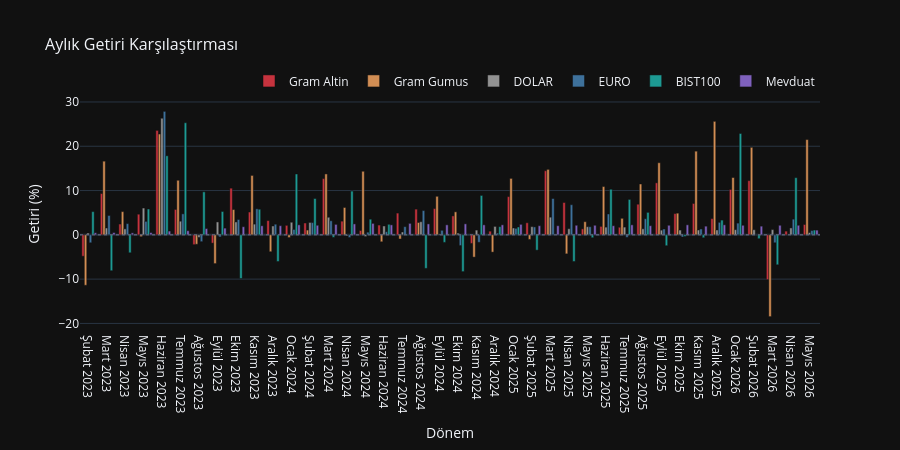
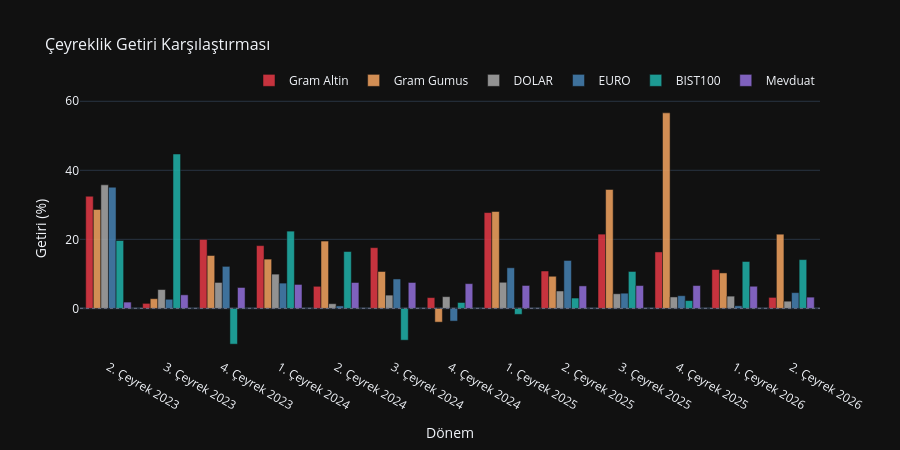

Notebook cell for these charts, in order:
### Markdown cell above
### Dönemsel Getiri Karşılaştırması (Aylık / Çeyreklik)

**Ne gösterir:** Her dönemin (ay veya çeyrek) son günündeki kapanış değeri üzerinden hesaplanan
yüzde getiriyi gruplanmış çubuk grafik olarak sunar. Hover'da ilgili dönemin tam getirisi okunur.

**Nasıl okunur:**
- **Sıfır çizgisinin üstü:** o dönemde kazanç.
- **Sıfır çizgisinin altı:** o dönemde değer kaybı.
- Aynı dönemde farklı renkteki çubukları kıyaslayarak hangi varlığın öne çıktığını görün.
- Örneğin yüksek enflasyon dönemlerinde Altın çubuklarının diğerlerine göre konumuna bakın.

### Code cell
# Aylık dönemsel getiri karşılaştırması
fig_monthly = build_period_bar_chart(analysis_df, freq="ME")
fig_monthly.show()

# Çeyreklik dönemsel getiri karşılaştırması
fig_quarterly = build_period_bar_chart(analysis_df, freq="QE")
fig_quarterly.show()

### Figure 1 — Plotly figure (JSON) as saved in the notebook; plotly's stock layout.template omitted (floating-point values rounded to 4 significant figures)
{"data": [{"hovertemplate": "<b>Gram Altin</b><br>Dönem: %{x}<br>Getiri: %{y:+.2f}%<extra></extra>", "marker": {"color": "#E63946"}, "name": "Gram Altin", "opacity": 0.85, "type": "bar", "x": ["Şubat 2023", "Mart 2023", "Nisan 2023", "Mayıs 2023", "Haziran 2023", "Temmuz 2023", "Ağustos 2023", "Eylül 2023", "Ekim 2023", "Kasım 2023", "Aralık 2023", "Ocak 2024", "Şubat 2024", "Mart 2024", "Nisan 2024", "Mayıs 2024", "Haziran 2024", "Temmuz 2024", "Ağustos 2024", "Eylül 2024", "Ekim 2024", "Kasım 2024", "Aralık 2024", "Ocak 2025", "Şubat 2025", "Mart 2025", "Nisan 2025", "Mayıs 2025", "Haziran 2025", "Temmuz 2025", "Ağustos 2025", "Eylül 2025", "Ekim 2025", "Kasım 2025", "Aralık 2025", "Ocak 2026", "Şubat 2026", "Mart 2026", "Nisan 2026", "Mayıs 2026"], "y": [-4.83, 9.32, 2.44, 4.66, 23.58, 5.73, -2.22, -1.87, 10.54, 5.15, 3.22, 2.14, 2.67, 12.7, 3.09, 0.98, 2.21, 4.91, 5.81, 5.93, 4.28, -1.94, 0.83, 8.63, 2.73, 14.47, 7.3, 1.35, 1.91, 1.71, 6.92, 11.74, 4.8, 7.08, 3.67, 10.25, 12.24, -10.1, 0.84, 2.33]}, {"hovertemplate": "<b>Gram Gumus</b><br>Dönem: %{x}<br>Getiri: %{y:+.2f}%<extra></extra>", "marker": {"color": "#F4A460"}, "name": "Gram Gumus", "opacity": 0.85, "type": "bar", "x": ["Şubat 2023", "Mart 2023", "Nisan 2023", "Mayıs 2023", "Haziran 2023", "Temmuz 2023", "Ağustos 2023", "Eylül 2023", "Ekim 2023", "Kasım 2023", "Aralık 2023", "Ocak 2024", "Şubat 2024", "Mart 2024", "Nisan 2024", "Mayıs 2024", "Haziran 2024", "Temmuz 2024", "Ağustos 2024", "Eylül 2024", "Ekim 2024", "Kasım 2024", "Aralık 2024", "Ocak 2025", "Şubat 2025", "Mart 2025", "Nisan 2025", "Mayıs 2025", "Haziran 2025", "Temmuz 2025", "Ağustos 2025", "Eylül 2025", "Ekim 2025", "Kasım 2025", "Aralık 2025", "Ocak 2026", "Şubat 2026", "Mart 2026", "Nisan 2026", "Mayıs 2026"], "y": [-11.38, 16.63, 5.24, -0.42, 22.76, 12.32, -2.12, -6.49, 5.71, 13.41, -3.81, -0.62, 1.08, 13.75, 6.17, 14.35, -1.57, -0.94, 2.79, 8.7, 5.19, -5.03, -3.9, 12.74, -1.03, 14.78, -4.29, 2.97, 10.9, 3.73, 11.48, 16.28, 4.89, 18.89, 25.62, 12.94, 19.75, -18.46, -0.02, 21.51]}, {"hovertemplate": "<b>DOLAR</b><br>Dönem: %{x}<br>Getiri: %{y:+.2f}%<extra></extra>", "marker": {"color": "#A9A9A9"}, "name": "DOLAR", "opacity": 0.85, "type": "bar", "x": ["Şubat 2023", "Mart 2023", "Nisan 2023", "Mayıs 2023", "Haziran 2023", "Temmuz 2023", "Ağustos 2023", "Eylül 2023", "Ekim 2023", "Kasım 2023", "Aralık 2023", "Ocak 2024", "Şubat 2024", "Mart 2024", "Nisan 2024", "Mayıs 2024", "Haziran 2024", "Temmuz 2024", "Ağustos 2024", "Eylül 2024", "Ekim 2024", "Kasım 2024", "Aralık 2024", "Ocak 2025", "Şubat 2025", "Mart 2025", "Nisan 2025", "Mayıs 2025", "Haziran 2025", "Temmuz 2025", "Ağustos 2025", "Eylül 2025", "Ekim 2025", "Kasım 2025", "Aralık 2025", "Ocak 2026", "Şubat 2026", "Mart 2026", "Nisan 2026", "Mayıs 2026"], "y": [0.41, 1.54, 1.35, 6.05, 26.33, 3.08, -0.59, 2.91, 2.91, 2.42, 2.0, 2.84, 2.8, 3.97, -0.24, -0.39, 2.0, 0.64, 2.96, 0.21, 0.39, 1.07, 1.9, 1.55, 1.85, 3.99, 1.38, 1.84, 1.74, 1.75, 1.36, 1.06, 1.08, 1.09, 1.1, 1.17, 1.15, 1.18, 1.56, 0.52]}, {"hovertemplate": "<b>EURO</b><br>Dönem: %{x}<br>Getiri: %{y:+.2f}%<extra></extra>", "marker": {"color": "#4682B4"}, "name": "EURO", "opacity": 0.85, "type": "bar", "x": ["Şubat 2023", "Mart 2023", "Nisan 2023", "Mayıs 2023", "Haziran 2023", "Temmuz 2023", "Ağustos 2023", "Eylül 2023", "Ekim 2023", "Kasım 2023", "Aralık 2023", "Ocak 2024", "Şubat 2024", "Mart 2024", "Nisan 2024", "Mayıs 2024", "Haziran 2024", "Temmuz 2024", "Ağustos 2024", "Eylül 2024", "Ekim 2024", "Kasım 2024", "Aralık 2024", "Ocak 2025", "Şubat 2025", "Mart 2025", "Nisan 2025", "Mayıs 2025", "Haziran 2025", "Temmuz 2025", "Ağustos 2025", "Eylül 2025", "Ekim 2025", "Kasım 2025", "Aralık 2025", "Ocak 2026", "Şubat 2026", "Mart 2026", "Nisan 2026", "Mayıs 2026"], "y": [-1.79, 4.37, 2.53, 3.04, 27.87, 4.74, -1.54, -0.48, 3.46, 5.88, 2.4, 1.22, 2.76, 3.18, -0.61, 0.61, 0.72, 1.85, 5.48, 1.02, -2.42, -1.69, 0.39, 1.47, 1.79, 8.2, 6.8, 1.83, 4.71, -0.57, 3.63, 1.32, -0.49, 1.33, 2.82, 2.65, -0.07, -1.79, 3.54, 0.98]}, {"hovertemplate": "<b>BIST100</b><br>Dönem: %{x}<br>Getiri: %{y:+.2f}%<extra></extra>", "marker": {"color": "#20B2AA"}, "name": "BIST100", "opacity": 0.85, "type": "bar", "x": ["Şubat 2023", "Mart 2023", "Nisan 2023", "Mayıs 2023", "Haziran 2023", "Temmuz 2023", "Ağustos 2023", "Eylül 2023", "Ekim 2023", "Kasım 2023", "Aralık 2023", "Ocak 2024", "Şubat 2024", "Mart 2024", "Nisan 2024", "Mayıs 2024", "Haziran 2024", "Temmuz 2024", "Ağustos 2024", "Eylül 2024", "Ekim 2024", "Kasım 2024", "Aralık 2024", "Ocak 2025", "Şubat 2025", "Mart 2025", "Nisan 2025", "Mayıs 2025", "Haziran 2025", "Temmuz 2025", "Ağustos 2025", "Eylül 2025", "Ekim 2025", "Kasım 2025", "Aralık 2025", "Ocak 2026", "Şubat 2026", "Mart 2026", "Nisan 2026", "Mayıs 2026"], "y": [5.24, -8.1, -4.05, 5.83, 17.85, 25.31, 9.71, 5.27, -9.85, 5.78, -6.02, 13.74, 8.2, -0.56, 9.88, 3.53, 2.38, -0.09, -7.57, -1.7, -8.3, 8.89, 1.85, 1.77, -3.46, 0.01, -6.02, -0.65, 10.3, 7.99, 5.07, -2.45, -0.37, -0.66, 3.33, 22.88, -0.87, -6.76, 12.91, 1.08]}, {"hovertemplate": "<b>Mevduat</b><br>Dönem: %{x}<br>Getiri: %{y:+.2f}%<extra></extra>", "marker": {"color": "#9370DB"}, "name": "Mevduat", "opacity": 0.85, "type": "bar", "x": ["Şubat 2023", "Mart 2023", "Nisan 2023", "Mayıs 2023", "Haziran 2023", "Temmuz 2023", "Ağustos 2023", "Eylül 2023", "Ekim 2023", "Kasım 2023", "Aralık 2023", "Ocak 2024", "Şubat 2024", "Mart 2024", "Nisan 2024", "Mayıs 2024", "Haziran 2024", "Temmuz 2024", "Ağustos 2024", "Eylül 2024", "Ekim 2024", "Kasım 2024", "Aralık 2024", "Ocak 2025", "Şubat 2025", "Mart 2025", "Nisan 2025", "Mayıs 2025", "Haziran 2025", "Temmuz 2025", "Ağustos 2025", "Eylül 2025", "Ekim 2025", "Kasım 2025", "Aralık 2025", "Ocak 2026", "Şubat 2026", "Mart 2026", "Nisan 2026", "Mayıs 2026"], "y": [0.47, 0.52, 0.45, 0.52, 0.85, 0.93, 1.42, 1.52, 1.83, 2.05, 2.06, 2.26, 2.16, 2.36, 2.47, 2.59, 2.25, 2.59, 2.47, 2.26, 2.48, 2.26, 2.26, 2.37, 2.06, 2.06, 2.16, 2.16, 2.06, 2.26, 2.06, 2.16, 2.26, 1.96, 2.26, 2.16, 1.96, 2.16, 2.16, 1.07]}], "layout": {"barmode": "group", "height": 450, "hovermode": "x unified", "legend": {"orientation": "h", "x": 1, "xanchor": "right", "y": 1.02, "yanchor": "bottom"}, "shapes": [{"line": {"color": "#6c7086", "dash": "dot", "width": 1}, "type": "line", "x0": 0, "x1": 1, "xref": "x domain", "y0": 0, "y1": 0, "yref": "y"}], "title": {"font": {"size": 16}, "text": "Aylık Getiri Karşılaştırması"}, "xaxis": {"title": {"text": "Dönem"}}, "yaxis": {"title": {"text": "Getiri (%)"}}}}

### Figure 2 — Plotly figure (JSON) as saved in the notebook; plotly's stock layout.template omitted (floating-point values rounded to 4 significant figures)
{"data": [{"hovertemplate": "<b>Gram Altin</b><br>Dönem: %{x}<br>Getiri: %{y:+.2f}%<extra></extra>", "marker": {"color": "#E63946"}, "name": "Gram Altin", "opacity": 0.85, "type": "bar", "x": ["2. Çeyrek 2023", "3. Çeyrek 2023", "4. Çeyrek 2023", "1. Çeyrek 2024", "2. Çeyrek 2024", "3. Çeyrek 2024", "4. Çeyrek 2024", "1. Çeyrek 2025", "2. Çeyrek 2025", "3. Çeyrek 2025", "4. Çeyrek 2025", "1. Çeyrek 2026", "2. Çeyrek 2026"], "y": [32.49, 1.45, 19.97, 18.18, 6.39, 17.59, 3.12, 27.76, 10.82, 21.51, 16.35, 11.25, 3.18]}, {"hovertemplate": "<b>Gram Gumus</b><br>Dönem: %{x}<br>Getiri: %{y:+.2f}%<extra></extra>", "marker": {"color": "#F4A460"}, "name": "Gram Gumus", "opacity": 0.85, "type": "bar", "x": ["2. Çeyrek 2023", "3. Çeyrek 2023", "4. Çeyrek 2023", "1. Çeyrek 2024", "2. Çeyrek 2024", "3. Çeyrek 2024", "4. Çeyrek 2024", "1. Çeyrek 2025", "2. Çeyrek 2025", "3. Çeyrek 2025", "4. Çeyrek 2025", "1. Çeyrek 2026", "2. Çeyrek 2026"], "y": [28.65, 2.8, 15.32, 14.27, 19.5, 10.68, -3.99, 28.07, 9.3, 34.46, 56.65, 10.27, 21.49]}, {"hovertemplate": "<b>DOLAR</b><br>Dönem: %{x}<br>Getiri: %{y:+.2f}%<extra></extra>", "marker": {"color": "#A9A9A9"}, "name": "DOLAR", "opacity": 0.85, "type": "bar", "x": ["2. Çeyrek 2023", "3. Çeyrek 2023", "4. Çeyrek 2023", "1. Çeyrek 2024", "2. Çeyrek 2024", "3. Çeyrek 2024", "4. Çeyrek 2024", "1. Çeyrek 2025", "2. Çeyrek 2025", "3. Çeyrek 2025", "4. Çeyrek 2025", "1. Çeyrek 2026", "2. Çeyrek 2026"], "y": [35.79, 5.45, 7.51, 9.92, 1.35, 3.84, 3.39, 7.56, 5.04, 4.23, 3.31, 3.54, 2.08]}, {"hovertemplate": "<b>EURO</b><br>Dönem: %{x}<br>Getiri: %{y:+.2f}%<extra></extra>", "marker": {"color": "#4682B4"}, "name": "EURO", "opacity": 0.85, "type": "bar", "x": ["2. Çeyrek 2023", "3. Çeyrek 2023", "4. Çeyrek 2023", "1. Çeyrek 2024", "2. Çeyrek 2024", "3. Çeyrek 2024", "4. Çeyrek 2024", "1. Çeyrek 2025", "2. Çeyrek 2025", "3. Çeyrek 2025", "4. Çeyrek 2025", "1. Çeyrek 2026", "2. Çeyrek 2026"], "y": [35.1, 2.63, 12.17, 7.32, 0.71, 8.52, -3.69, 11.76, 13.88, 4.4, 3.67, 0.74, 4.56]}, {"hovertemplate": "<b>BIST100</b><br>Dönem: %{x}<br>Getiri: %{y:+.2f}%<extra></extra>", "marker": {"color": "#20B2AA"}, "name": "BIST100", "opacity": 0.85, "type": "bar", "x": ["2. Çeyrek 2023", "3. Çeyrek 2023", "4. Çeyrek 2023", "1. Çeyrek 2024", "2. Çeyrek 2024", "3. Çeyrek 2024", "4. Çeyrek 2024", "1. Çeyrek 2025", "2. Çeyrek 2025", "3. Çeyrek 2025", "4. Çeyrek 2025", "1. Çeyrek 2026", "2. Çeyrek 2026"], "y": [19.66, 44.73, -10.37, 22.38, 16.47, -9.22, 1.7, -1.74, 2.99, 10.69, 2.26, 13.58, 14.13]}, {"hovertemplate": "<b>Mevduat</b><br>Dönem: %{x}<br>Getiri: %{y:+.2f}%<extra></extra>", "marker": {"color": "#9370DB"}, "name": "Mevduat", "opacity": 0.85, "type": "bar", "x": ["2. Çeyrek 2023", "3. Çeyrek 2023", "4. Çeyrek 2023", "1. Çeyrek 2024", "2. Çeyrek 2024", "3. Çeyrek 2024", "4. Çeyrek 2024", "1. Çeyrek 2025", "2. Çeyrek 2025", "3. Çeyrek 2025", "4. Çeyrek 2025", "1. Çeyrek 2026", "2. Çeyrek 2026"], "y": [1.82, 3.92, 6.05, 6.93, 7.49, 7.5, 7.17, 6.63, 6.51, 6.61, 6.61, 6.41, 3.25]}], "layout": {"barmode": "group", "height": 450, "hovermode": "x unified", "legend": {"orientation": "h", "x": 1, "xanchor": "right", "y": 1.02, "yanchor": "bottom"}, "shapes": [{"line": {"color": "#6c7086", "dash": "dot", "width": 1}, "type": "line", "x0": 0, "x1": 1, "xref": "x domain", "y0": 0, "y1": 0, "yref": "y"}], "title": {"font": {"size": 16}, "text": "Çeyreklik Getiri Karşılaştırması"}, "xaxis": {"title": {"text": "Dönem"}}, "yaxis": {"title": {"text": "Getiri (%)"}}}}
